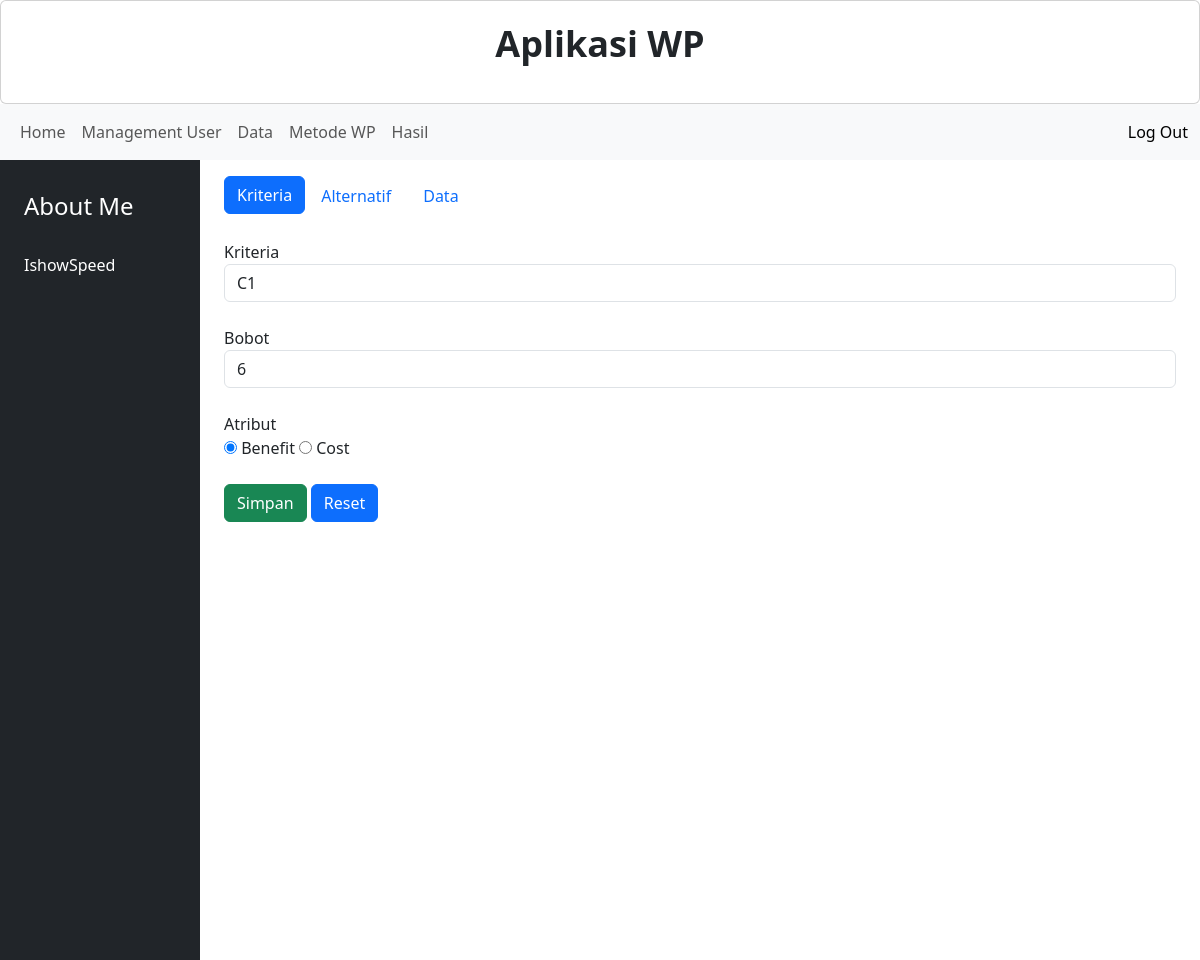
Page /index.php?page=form_edit_kriteria&id=9 (signed in) on the committed database.
### tables this page shows
CREATE TABLE `kriteria` (
  `id` int(11) NOT NULL,
  `kriteria` varchar(50) NOT NULL,
  `bobot` varchar(5) NOT NULL,
  `atribut` tinyint(1) NOT NULL
);

### pages/form_edit_kriteria.php (the view, shortened to what this page needs)
<ul class="nav nav-pills nav-justify">
    <li class="nav-item">
        <a class="btn btn-primary" aria-current="page" href="index.php?page=kriteria">Kriteria</a>
    </li>
    <li class="nav-item">
        <a class="nav-link" href="index.php?page=alternatif">Alternatif</a>
    </li>
    <li class="nav-item">
        <a class="nav-link" href="index.php?page=data">Data</a>
    </li>
</ul>
<?php
    if(isset($_GET['id'])) {
        $sans = mysqli_query($db, "SELECT * FROM kriteria WHERE id=".$_GET['id']);
        $data = mysqli_fetch_assoc($sans);
    }
?>
<br>
<form action="" method="post">
    <div class="form-group">
        <label for="">Kriteria</label>
        <input type="text" name="kriteria" value="<?= $data['kriteria'] ?>" class="form-control" id="">
    </div>
    <br>
    <div class="form-group">
        <label for="">Bobot</label>
        <input type="number" name="bobot" max="100" class="form-control" value="<?= $data['bobot'] ?>" id="">
    </div>
    <br>
    <div class="form-group">
        <label for="">Atribut</label><br>
        <input type="radio" name="atribut" value="0" <?= ($data['atribut'] == 0 ) ? "checked" : "" ?> id=""> Benefit
        <input type="radio" name="atribut" value="1" <?= ($data['atribut'] == 1 ) ? "checked" : "" ?> id=""> Cost
    </div>
    <br>
    <div class="form-group">
        <button type="submit" name="simpan" class="btn btn-success">Simpan</button>
        <button type="reset" name="reset" class="btn btn-primary">Reset</button>
    </div>
</form>

### rows in the picture
kriteria: kriteria "C1", bobot "6", atribut "☑"
